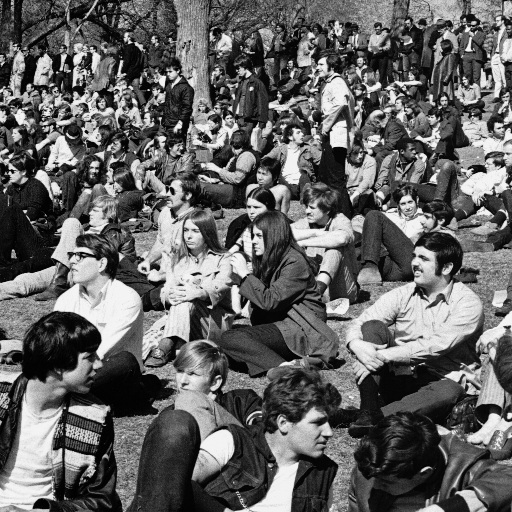
#> input picture Processamento Digital de Imagens/Trabalho1/crowd1.jpg, 512 x 512 px, found by its file name
$ python GoD.py   (older library calls are emulated)
#> lines starting #> are read from the running program, lines starting #| are printed output that depends on the picture
# -*- coding: utf-8 -*-
"""
Created on Sun Apr  1 09:49:56 2018

@author: JoseGerardo
"""

# -*- coding: utf-8 -*-
"""
Created on Tue Mar  6 15:44:05 2018

@author: Labvis
"""

# -*- coding: utf-8 -*-
"""
Created on Tue May 16 13:23:32 2017

@author: Labvis
"""
import matplotlib.pyplot as plt
from skimage.io import imread
from skimage.color import rgb2grey
from skimage import filters
import numpy as np
from scipy.ndimage.filters import gaussian_laplace
from scipy.ndimage.filters import gaussian_filter


#Leitura das imagens
cameraman = imread('C:/Users/Labvis/Dropbox/mestrado/Processamento Digital de Imagens/Trabalho1/crowd1.jpg')
#> cameraman is the input picture: shape (512, 512, 3); min 0, max 252, mean 99.4

#Converte a imagem para níveis de cinza
lena = rgb2grey(np.asarray(cameraman))*np.max(cameraman)

i = 6
lena_filtrada = np.zeros((lena.shape[0],lena.shape[1],i))
lena_filtrada2 = np.zeros((lena.shape[0],lena.shape[1],i))

for k in range(6):
    lena_filtrada[:,:,k] = lena - gaussian_filter(lena, 1*k)
    plt.figure(k)
    plt.axis('off')
    plt.imshow(lena_filtrada[:,:,k],cmap = "gray")

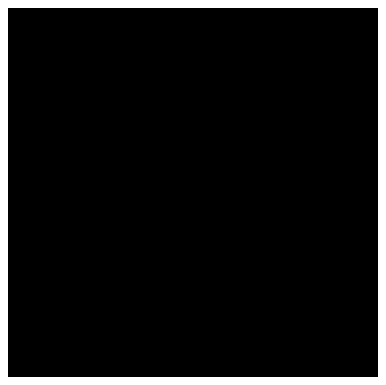
#> figure drawn by matplotlib, 1 panel
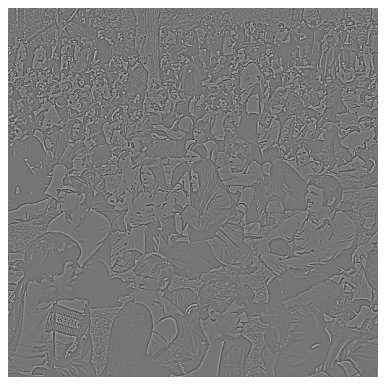
#> figure drawn by matplotlib, 1 panel
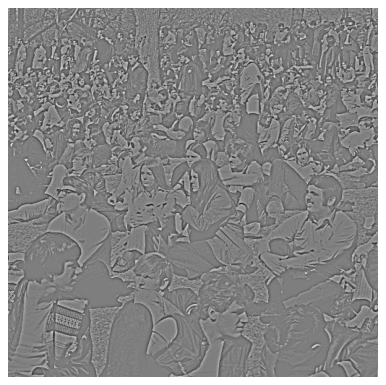
#> figure drawn by matplotlib, 1 panel
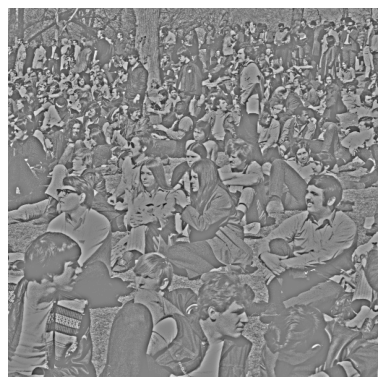
#> figure drawn by matplotlib, 1 panel

$ run again, with Processamento Digital de Imagens/Trabalho1/crowd2.jpg copied over Processamento Digital de Imagens/Trabalho1/crowd1.jpg
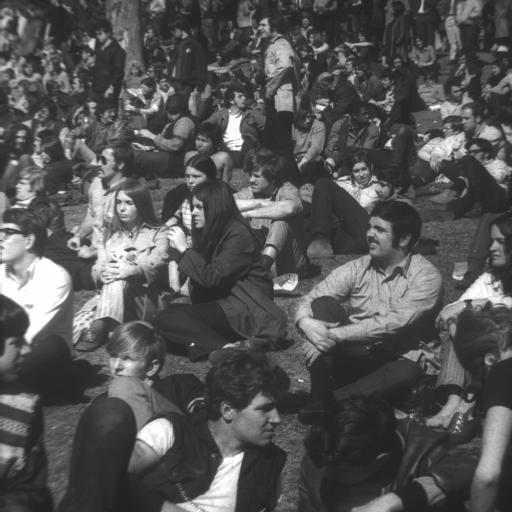
#> input picture Processamento Digital de Imagens/Trabalho1/crowd2.jpg, 512 x 512 px, found by its file name
#> cameraman is the input picture: shape (512, 512); min 27, max 255, mean 84.7
#> `lena = rgb2grey(np.asarray(cameraman))*np.max(cameraman)`:
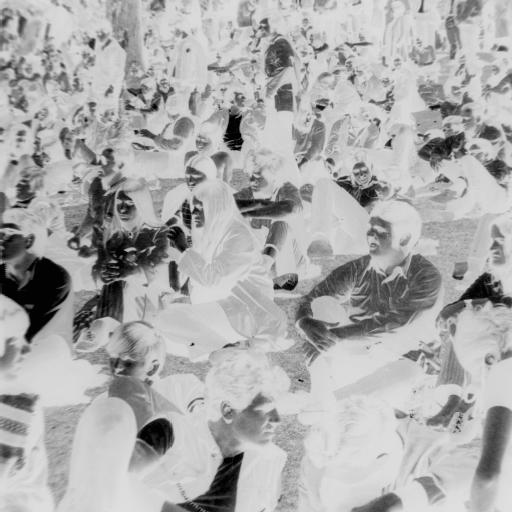
#> lena: shape (512, 512); min 1, max 229, mean 171.3
#> ``:
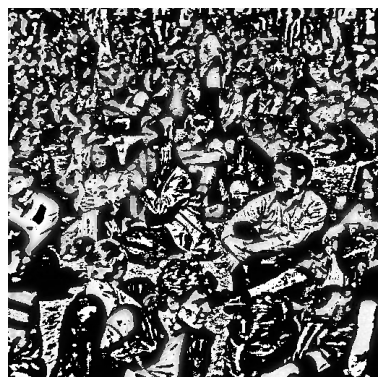
#> figure drawn by matplotlib, 1 panel
